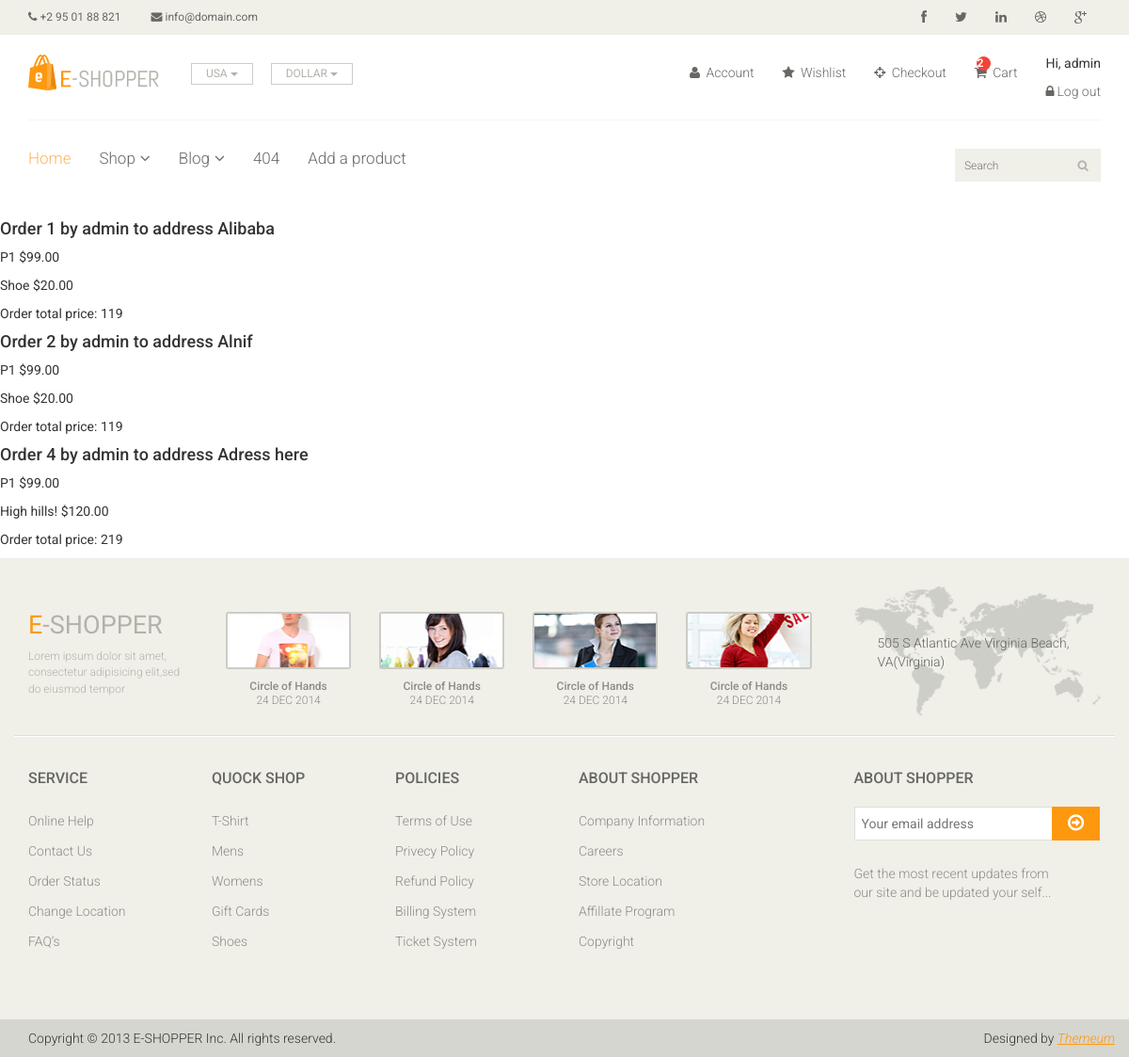
/orders/show_user_orders/ (signed in), run on an earlier commit of the app's database.
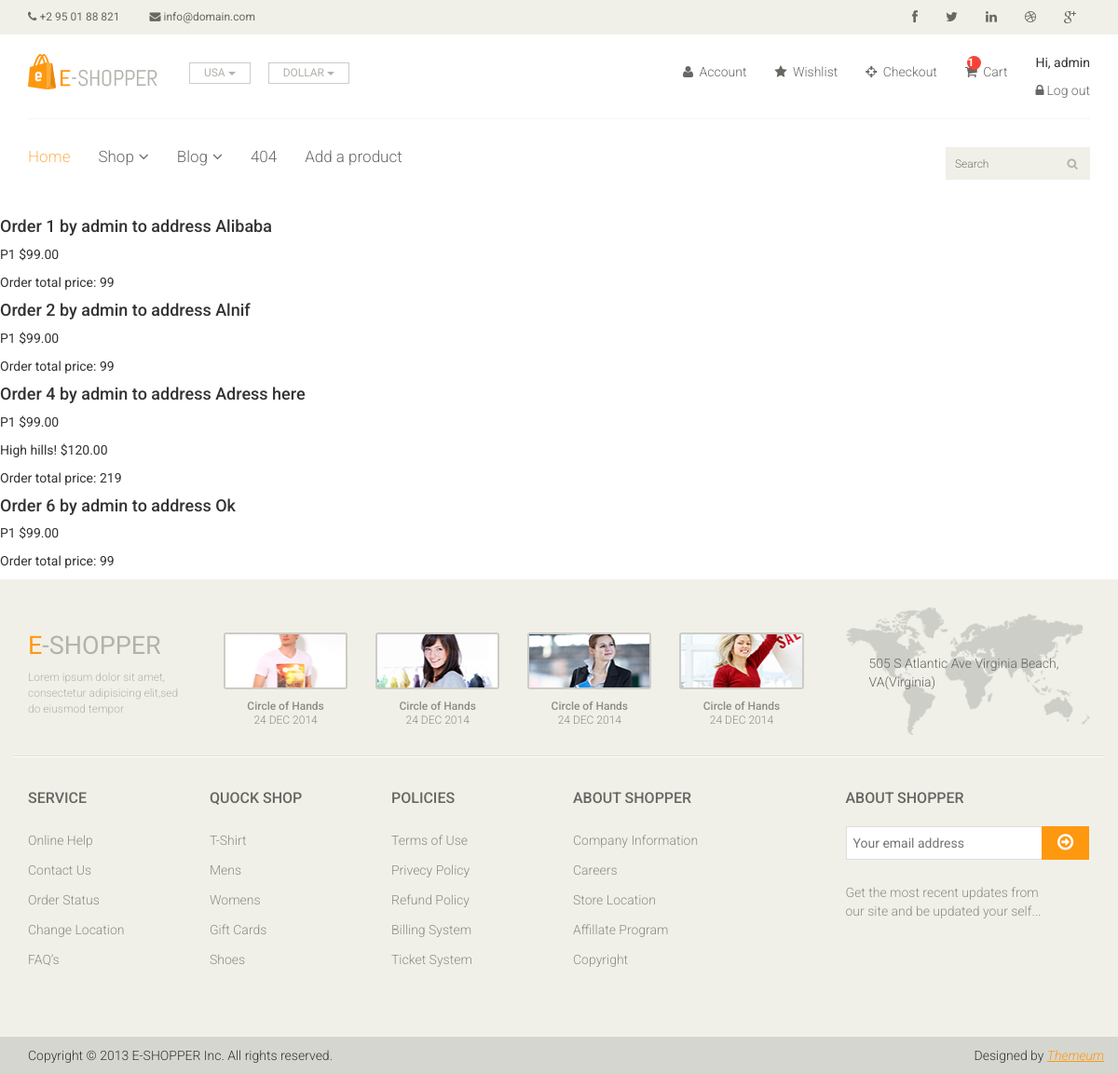
And on a later commit of the database.
### carts/models.py (models this page shows, shortened)
class Cart(models.Model):
    user = models.OneToOneField(User,
                                related_name='cart',
                                on_delete=models.CASCADE)
    items = models.ManyToManyField(Product)
    updated_at = models.DateTimeField(auto_now=True)

### orders/models.py (models this page shows, shortened)
class Order(models.Model):
    address = models.CharField(max_length=100)
    user = models.ForeignKey(User, on_delete=models.CASCADE)
    items = models.ManyToManyField(Product)
    created_at = models.DateTimeField(auto_now_add=True)
    def total_price(self):
        return self.items.aggregate(total_price=Sum('price'))['total_price']

### products/models.py (models this page shows, shortened)
class Product(models.Model):
    title = models.CharField(max_length=100)
    description = models.TextField(max_length=500, blank=True, null=True)
    price = models.PositiveIntegerField()
    created_at = models.DateTimeField(auto_now_add=True)
    brand = models.CharField(max_length=100)
    image = models.ImageField(upload_to='products', null=True)

### orders/views.py (the view)
# urls.py: path('orders/show_user_orders/', show_user_orders, name='show_user_orders'),
@login_required
def show_user_orders(request):
    user = request.user
    orders = get_list_or_404(Order, user=user)
    return render(request, 'orders/orders_list.html', {'orders': orders})

### templates/orders/orders_list.html (shortened to what this page needs)
{% extends "base.html" %}
{% block content %}
    {% for order in orders %}
        <h4>Order {{ order.id }} by {{ order.user }} to address {{ order.address }}</h4>
        {% for item in order.items.all %}
            <p>{{item.title | capfirst }}  ${{item.price | floatformat:2 }}</p>
        {% endfor %}
        <p class="product-price">Order total price: {{ order.total_price }}</p>
    {% empty %}
    <p>No orders yet.</p>
    {% endfor %}
{% endblock %}

### templates/base.html (shortened to what this page needs)
{% load static %}
<!DOCTYPE html>
<html lang="en">
<head>
    <link href="{% static 'css/bootstrap.min.css' %}" rel="stylesheet">
    <link href="{% static 'css/font-awesome.min.css' %}" rel="stylesheet">
    <link href="{% static 'css/prettyPhoto.css' %}" rel="stylesheet">
    <link href="{% static 'css/price-range.css' %}" rel="stylesheet">
    <link href="{% static 'css/animate.css' %}" rel="stylesheet">
    <link href="{% static 'css/main.css' %}" rel="stylesheet">
    <link href="{% static 'css/responsive.css' %}" rel="stylesheet">
</head>
<body>
    <header id="header">
        <div class="header_top">
            <div class="container">
                <div class="row">
                    <div class="col-sm-6">
                        <div class="contactinfo">
                            <ul class="nav nav-pills">
                                <li><a href="#"><i class="fa fa-phone"></i> +2 95 01 88 821</a></li>
                                <li><a href="#"><i class="fa fa-envelope"></i> info@domain.com</a></li>
                            </ul>
                        </div>
                    </div>
                    <div class="col-sm-6">
                        <div class="social-icons pull-right">
                            <ul class="nav navbar-nav">
                                <li><a href="#"><i class="fa fa-facebook"></i></a></li>
                                <li><a href="#"><i class="fa fa-twitter"></i></a></li>
                                <li><a href="#"><i class="fa fa-linkedin"></i></a></li>
                                <li><a href="#"><i class="fa fa-dribbble"></i></a></li>
                                <li><a href="#"><i class="fa fa-google-plus"></i></a></li>
                            </ul>
                        </div>
                    </div>
                </div>
            </div>
        </div>
        <div class="header-middle">
            <div class="container">
                <div class="row">
                    <div class="col-sm-4">
                        <div class="logo pull-left">
                            <a href="{% url 'home' %}"><img src="{% static 'images/home/logo.png' %}" alt="" /></a>
                        </div>
                        <div class="btn-group pull-right">
                            <div class="btn-group">
                                <button type="button" class="btn btn-default dropdown-toggle usa"
                                    data-toggle="dropdown">
                                    USA
                                    <span class="caret"></span>
                                </button>
                            </div>
                            <div class="btn-group">
                                <button type="button" class="btn btn-default dropdown-toggle usa"
                                    data-toggle="dropdown">
                                    DOLLAR
                                    <span class="caret"></span>
                                </button>
                            </div>
                        </div>
                    </div>
                    <div class="col-sm-8">
                        <div class="shop-menu pull-right">
                            <ul class="nav navbar-nav">
                                <li><a href="#"><i class="fa fa-user"></i> Account</a></li>
                                <li><a href="#"><i class="fa fa-star"></i> Wishlist</a></li>
                                <li><a href="checkout.html"><i class="fa fa-crosshairs"></i> Checkout</a></li>
                                <li>
                                    <a href="{% url 'cart' %}">
                                        {% if request.user.cart.items.all|length > 0 %}
                                        <span>
                                            {{ request.user.cart.items.all|length }}
                                        </span>
                                        {% endif %}
                                        <i class="fa fa-shopping-cart"></i>
                                        Cart
                                    </a>
                                </li>
                                <li>
                                    {% if user.is_authenticated %}
                                    <p>Hi, {{ user.username }}</p>
                                    <a href="{% url 'logout' %}"><i class="fa fa-lock"></i>Log out</a>
                                    {% else  %}
                                    <a href="{% url 'login' %}"><i class="fa fa-lock"></i>Log in</a>
                                    {% endif %}
                                </li>
                            </ul>
                        </div>
                    </div>
                </div>
            </div>
        </div>
        <div class="header-bottom">
            <div class="container">
                <div class="row">
                    <div class="col-sm-9">
                        <div class="mainmenu pull-left">
                            <ul class="nav navbar-nav collapse navbar-collapse">
                                <li><a href="{% url 'home' %}" class="active">Home</a></li>
                                <li class="dropdown"><a href="#">Shop<i class="fa fa-angle-down"></i></a>
                                </li>
                                <li class="dropdown"><a href="#">Blog<i class="fa fa-angle-down"></i></a>
                                </li>
                                <li><a href="404.html">404</a></li>
                                {% if user.is_superuser%}
                                <li><a href="{% url 'product_add' %}">Add a product</a></li>
                                {% else %}
                                <li><a href="contact-us.html">Contact</a></li>
                                {% endif %}
                            </ul>
                        </div>
                    </div>
                    <div class="col-sm-3">
                        <div class="search_box pull-right">
                            <input type="text" placeholder="Search" />
                        </div>
                    </div>
                </div>
            </div>
        </div>
    </header>
    {% block content %} {% endblock %}
    <footer id="footer">
		<div class="footer-top">
			<div class="container">
				<div class="row">
					<div class="col-sm-2">
						<div class="companyinfo">
							<h2><span>e</span>-shopper</h2>
							<p>Lorem ipsum dolor sit amet, consectetur adipisicing elit,sed do eiusmod tempor</p>
						</div>
					</div>
					<div class="col-sm-7">
						<div class="col-sm-3">
							<div class="video-gallery text-center">
								<a href="#">
									<div class="iframe-img">
										<img src="{% static 'images/home/iframe1.png' %}" alt="" />
									</div>
								</a>
								<p>Circle of Hands</p>
								<h2>24 DEC 2014</h2>
							</div>
						</div>
						<div class="col-sm-3">
							<div class="video-gallery text-center">
								<a href="#">
									<div class="iframe-img">
										<img src="{% static 'images/home/iframe2.png' %}" alt="" />
									</div>
								</a>
								<p>Circle of Hands</p>
								<h2>24 DEC 2014</h2>
							</div>
						</div>
						<div class="col-sm-3">
							<div class="video-gallery text-center">
								<a href="#">
									<div class="iframe-img">
										<img src="{% static 'images/home/iframe3.png' %}" alt="" />
									</div>
								</a>
								<p>Circle of Hands</p>
								<h2>24 DEC 2014</h2>
							</div>
						</div>
						<div class="col-sm-3">
							<div class="video-gallery text-center">
								<a href="#">
									<div class="iframe-img">
										<img src="{% static 'images/home/iframe4.png' %}" alt="" />
									</div>
								</a>
								<p>Circle of Hands</p>
								<h2>24 DEC 2014</h2>
							</div>
						</div>
					</div>
					<div class="col-sm-3">
						<div class="address">
							<img src="{% static 'images/home/map.png' %}" alt="" />
							<p>505 S Atlantic Ave Virginia Beach, VA(Virginia)</p>
						</div>
					</div>
				</div>
			</div>
		</div>
		<div class="footer-widget">
			<div class="container">
				<div class="row">
					<div class="col-sm-2">
						<div class="single-widget">
							<h2>Service</h2>
							<ul class="nav nav-pills nav-stacked">
								<li><a href="#">Online Help</a></li>
								<li><a href="#">Contact Us</a></li>
								<li><a href="#">Order Status</a></li>
								<li><a href="#">Change Location</a></li>
								<li><a href="#">FAQ’s</a></li>
							</ul>
						</div>
					</div>
					<div class="col-sm-2">
						<div class="single-widget">
							<h2>Quock Shop</h2>
							<ul class="nav nav-pills nav-stacked">
								<li><a href="#">T-Shirt</a></li>
								<li><a href="#">Mens</a></li>
								<li><a href="#">Womens</a></li>
								<li><a href="#">Gift Cards</a></li>
								<li><a href="#">Shoes</a></li>
							</ul>
						</div>
					</div>
					<div class="col-sm-2">
						<div class="single-widget">
							<h2>Policies</h2>
							<ul class="nav nav-pills nav-stacked">
								<li><a href="#">Terms of Use</a></li>
								<li><a href="#">Privecy Policy</a></li>
								<li><a href="#">Refund Policy</a></li>
								<li><a href="#">Billing System</a></li>
								<li><a href="#">Ticket System</a></li>
							</ul>
						</div>
					</div>
					<div class="col-sm-2">
						<div class="single-widget">
							<h2>About Shopper</h2>
							<ul class="nav nav-pills nav-stacked">
								<li><a href="#">Company Information</a></li>
								<li><a href="#">Careers</a></li>
								<li><a href="#">Store Location</a></li>
								<li><a href="#">Affillate Program</a></li>
								<li><a href="#">Copyright</a></li>
							</ul>
						</div>
					</div>
					<div class="col-sm-3 col-sm-offset-1">
						<div class="single-widget">
							<h2>About Shopper</h2>
							<form action="#" class="searchform">
								<input type="text" placeholder="Your email address" />
								<button type="submit" class="btn btn-default"><i class="fa fa-arrow-circle-o-right"></i></button>
								<p>Get the most recent updates from <br />our site and be updated your self...</p>
							</form>
						</div>
					</div>
				</div>
			</div>
		</div>
		<div class="footer-bottom">
			<div class="container">
				<div class="row">
					<p class="pull-left">Copyright © 2013 E-SHOPPER Inc. All rights reserved.</p>
					<p class="pull-right">Designed by <span><a target="_blank" href="http://www.themeum.com">Themeum</a></span></p>
				</div>
			</div>
		</div>
	</footer>
</body>
</html>
</html>

What changed in the data, as far as the page shows it:
removed Product: title "Shoe", price "20.00"
computed for Order "Alibaba": total_price "119" → "99"
computed for Order "Alnif": total_price "119" → "99"
added Order: id "6", user "admin", address "Ok", total_price "99", Product (title "P1", price "99.00")
Also different on the page:
{{ request.user.cart.items.all|length }}: "2" → "1"
